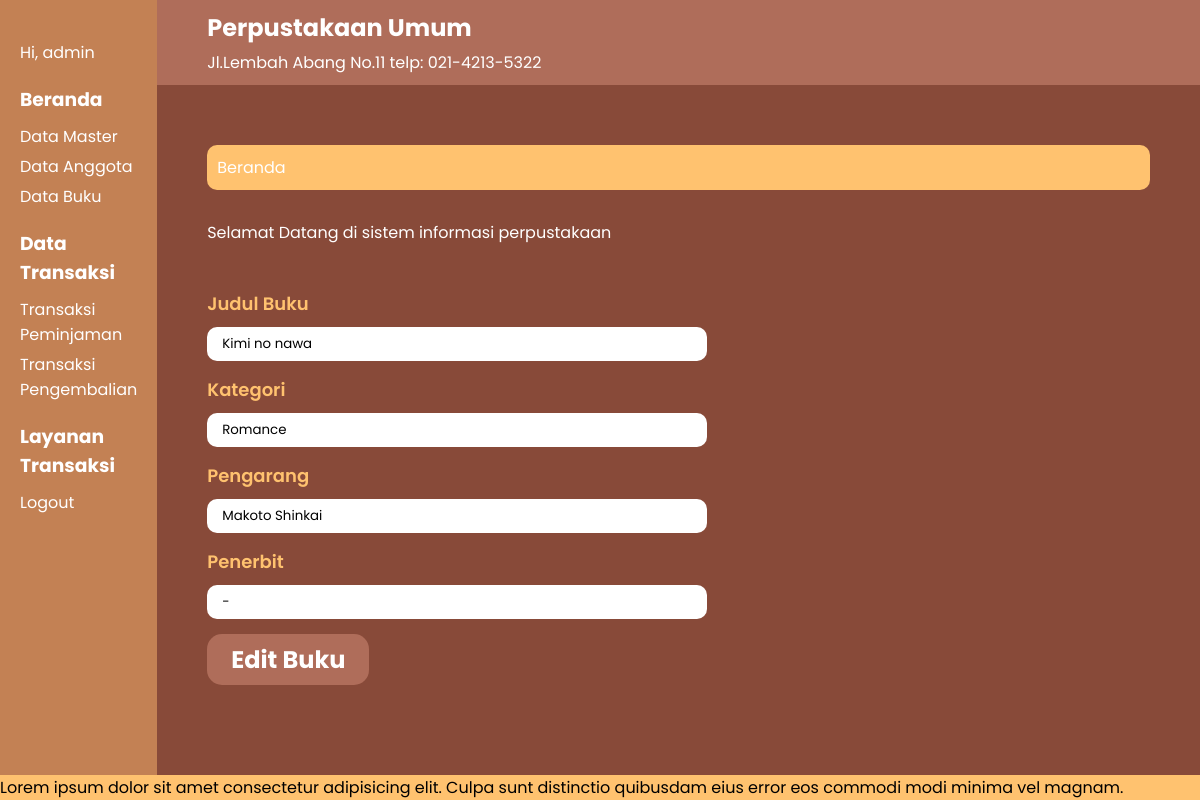
Page /index.php?p=edit-buku&id_buku=7 (signed in) on the committed database.
### tables this page shows
CREATE TABLE `tb_buku` (
  `id_buku` int(5) NOT NULL,
  `judul_buku` varchar(64) DEFAULT NULL,
  `kategori` varchar(64) DEFAULT NULL,
  `pengarang` varchar(64) DEFAULT NULL,
  `penerbit` varchar(64) DEFAULT NULL
);

### pages/edit-buku.php (the view, shortened to what this page needs)
<?php
  $idBuku =  $_GET['id_buku'];
  $sql= "SELECT * FROM tb_buku WHERE id_buku = $idBuku";
  $query = mysqli_query($db, $sql);
?>
<div class="form-wrapper">
  <form action="proses/edit-buku-proses.php" method="POST" >
    <?php while($buku = mysqli_fetch_array($query)) { ?>
    <div class="form-group">
        <label for="judul_buku">Judul Buku</label>
        <input type="text" name="judul_buku" value="<?php echo (isset($buku['judul_buku']) ? $buku['judul_buku'] : '');  ?>" id="judul_buku">
    </div>
    <div class="form-group">
        <label for="kategori">Kategori</label>
        <input type="text" name="kategori" value="<?php echo(isset($buku['kategori']) ? $buku['kategori'] : '') ;  ?>" id="kategori">
    </div>
    <div class="form-group">
        <label for="pengarang">Pengarang</label>
        <input type="text" name="pengarang" value="<?php echo(isset($buku['pengarang']) ? $buku['pengarang'] : '');  ?>" id="pengarang">
    </div>
    <div class="form-group">
        <label for="penerbit">Penerbit</label>
        <input type="text" name="penerbit" value="<?php echo(isset($buku['penerbit']) ? $buku['penerbit'] : '');  ?>"  id="penerbit">
    </div>
    <input type="submit" class="btn-submit" name="edit-buku" value="Edit Buku">
    <?php }?>
  </form>
</div>

### styles/index.css (style rules this page uses)
* { margin: 0; padding: 0; box-sizing: border-box; font-family: "Poppins", sans-serif; }
body { position: relative; width: 100%; display: flex; flex-wrap: nowrap; overflow-x: hidden; min-height: 100vh; }

### styles/anggota-input.css (style rules this page uses)
.form-group { margin-bottom: 15px; }
.form-group label { display: block; font-weight: 600; font-size: 18px; color: #ffc26f; margin-bottom: 10px; }
.form-group input[type="text"], .form-group textarea, .form-group input[type="number"] { width: 100%; max-width: 500px; padding: 7px 15px; border-radius: 10px; outline: none; border: none; }
.btn-submit { padding: 0.5rem 1.5rem; font-weight: 700; font-size: 24px; border-radius: 15px; color: white; background-color: #af6d5a; outline: none; border: none; cursor: pointer; }

### rows in the picture
tb_buku: judul_buku "Kimi no nawa", kategori "Romance", pengarang "Makoto Shinkai", penerbit "-"
